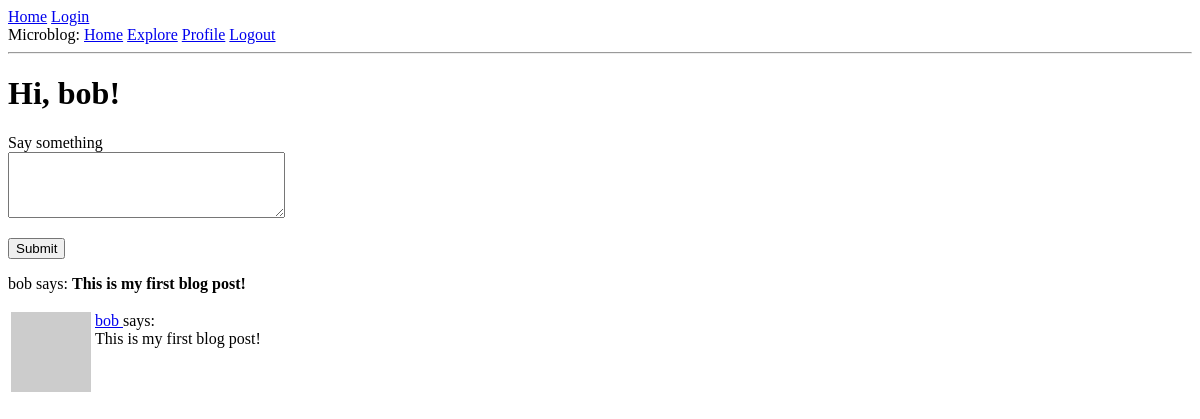
Before: /index (signed in) with the older database file.
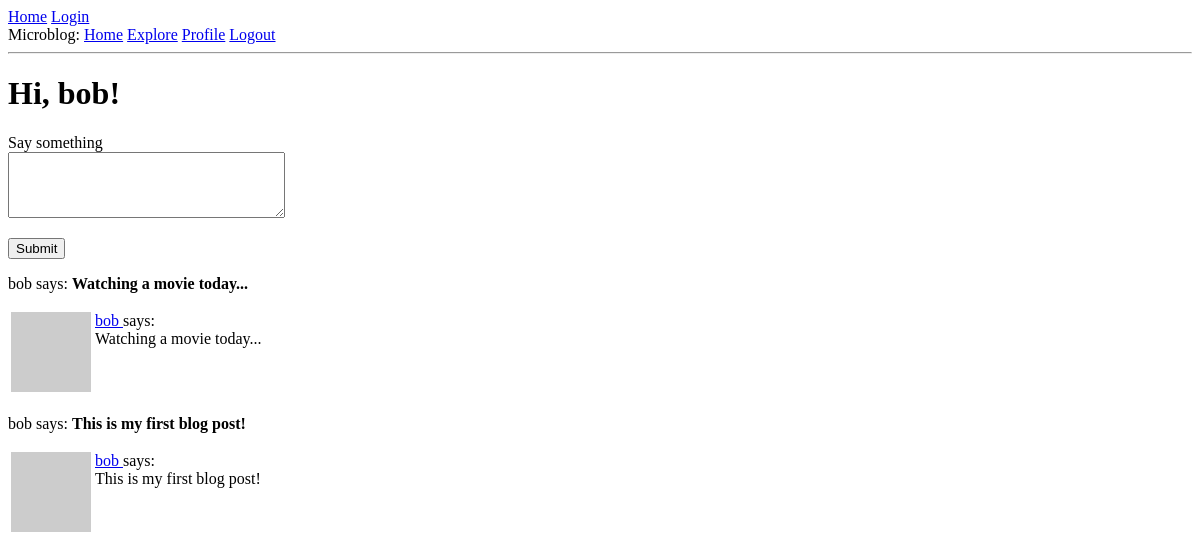
After: the same page with the newer database file.
### app/models.py (models this page shows, shortened)
class Post(db.Model):
    id: so.Mapped[int] = so.mapped_column(primary_key=True)
    body: so.Mapped[str] = so.mapped_column(sa.String(140))
    timestamp: so.Mapped[datetime] = so.mapped_column(index=True, default=lambda: datetime.now(timezone.utc))
    user_id: so.Mapped[int] = so.mapped_column(sa.ForeignKey(User.id), index=True)
    author: so.Mapped[User] = so.relationship(back_populates='posts')

class User(UserMixin, db.Model):
    id: so.Mapped[int] = so.mapped_column(primary_key=True)
    username: so.Mapped[str] = so.mapped_column(sa.String(64), index=True, unique=True)
    email: so.Mapped[str] = so.mapped_column(sa.String(120), index=True, unique=True)
    password_hash: so.Mapped[Optional[str]] = so.mapped_column(sa.String(256))
    posts: so.WriteOnlyMapped['Post'] = so.relationship(back_populates='author')
    about_me: so.Mapped[Optional[str]] = so.mapped_column(sa.String(140))
    last_seen: so.Mapped[Optional[datetime]] = so.mapped_column(default=lambda: datetime.now(timezone.utc))
    def avatar(self, size):
        digest = md5(self.email.lower().encode('utf-8')).hexdigest()
        return f'https://www.gravatar.com/avatar/{digest}?d=identicon&s={size}'
    following: so.WriteOnlyMapped['User'] = so.relationship(secondary=followers,
                                                            primaryjoin=(followers.c.follower_id == id),
                                                            secondaryjoin=(followers.c.followed_id == id),
                                                            back_populates='followers')
    followers: so.WriteOnlyMapped['User'] = so.relationship(secondary=followers,
                                                            primaryjoin=(followers.c.followed_id == id),
                                                            secondaryjoin=(followers.c.follower_id == id),
                                                            back_populates='following')
    def following_posts(self):
        Author = so.aliased(User)
        Follower = so.aliased(User)
        return (
            sa.select(Post)
            .join(Post.author.of_type(Author))
            .join(Author.followers.of_type(Follower), isouter=True)
            .where(sa.or_(
                Follower.id == self.id,
                Author.id == self.id
                ))
                .group_by(Post)
            .order_by(Post.timestamp.desc())
        )

### app/routes.py (the view)
@app.route('/', methods=['GET', 'POST'])
@app.route('/index', methods=['GET', 'POST'])
@login_required
def index():
    form = PostForm()
    if form.validate_on_submit():
        post = Post(body=form.post.data, author=current_user)
        db.session.add(post)
        db.session.commit()
        flash('Your post is now live!')
        return redirect(url_for('index'))
    page = request.args.get('page', 1, type=int)
    posts = db.paginate(current_user.following_posts(), page=page, per_page=app.config['POSTS_PER_PAGE'], error_out=False)
    next_url = url_for('index', page=posts.next_num) \
        if posts.has_next else None
    prev_url = url_for('index', page=posts.prev_num) \
        if posts.has_prev else None
    return render_template('index.html', title='Home', form=form, posts=posts.items, next_url=next_url, prev_url=prev_url)

### app/forms.py
class PostForm(FlaskForm):
    post = TextAreaField('Say something', validators=[
        DataRequired(), Length(min=1, max=140)])
    submit = SubmitField("Submit")

### app/models.py (called while the page is built)
@login.user_loader
def load_user(id):
    return db.session.get(User, int(id))

### app/routes.py (called while the page is built)
@app.before_request
def before_request():
    if current_user.is_authenticated:
        current_user.last_seen = datetime.now(timezone.utc)
        db.session.commit()

### app/templates/index.html (shortened to what this page needs)
{% extends "base.html" %}
{% block content %}
    <h1>Hi, {{current_user.username}}!</h1>
    {% if form %}
    <form action="" method="post">
        <p>
            {{ form.post.label }}<br>
            {{ form.post(cols=32, rows=4)}}<br>
        </p>
        <p>{{form.submit()}}</p>
    </form>
    {% endif %}
    {% for post in posts %}
        <p>{{post.author.username}} says: <b>{{post.body}}</b></p>
        {% include '_post.html' %}
    {% endfor %}
{% endblock %}

### app/templates/_post.html
<table>
    <tr valign="top">
        <td><img src="{{ post.author.avatar(36) }}"></td>
        <td>
            <a href="{{ url_for('user', username=post.author.username) }}">
                {{ post.author.username}}
            </a> says:<br>{{ post.body }}</td>
    </tr>
</table>

Changed rows visible on the page:
added Post: author.username "bob", body "Watching a movie today..."
